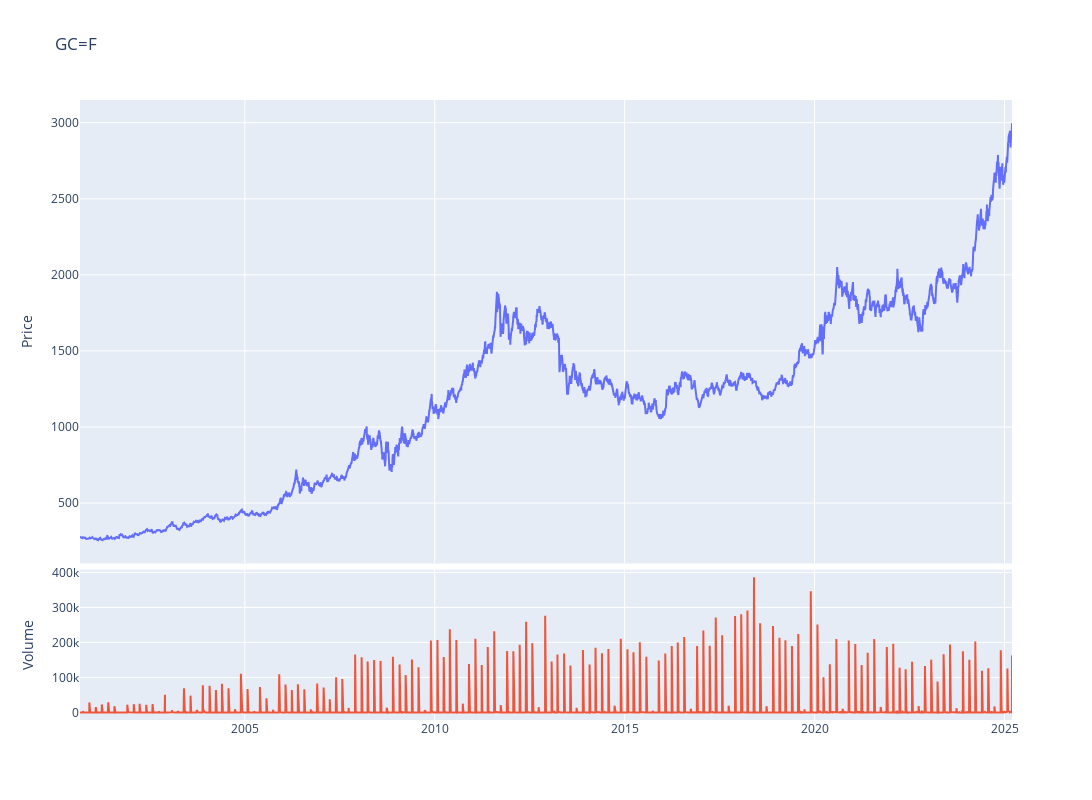

This figure's notebook cell:
### Code cell
fig = make_subplots(rows=4, cols=1,shared_xaxes=True,vertical_spacing=0.01,specs=[[{'rowspan':3,'colspan':1}],[None],[None],[{'rowspan':1,'colspan':1}]])

# Graph (1,1)
fig.add_trace(go.Scatter(x=stock_ticker.index,y=stock_ticker['Adj Close'],mode="lines",name=f"{ticker}"),row=1, col=1)
# Update xaxis properties
fig.update_yaxes(title_text="Price", row=1, col=1)

# Graph (4,1)
fig.add_trace(go.Scatter(x=stock_ticker.index,y=stock_ticker['Volume'],mode="lines",name='Volume'),row=4, col=1)
fig.update_yaxes(title_text="Volume", row=4, col=1)

fig.update_layout(height=800, width=1300,showlegend=False,title=f"{ticker}")

fig.show()

### Figure 1 — Plotly figure (JSON) as saved in the notebook; plotly's stock layout.template omitted (floating-point values rounded to 4 significant figures; data arrays with more than 128 entries replaced by an {"elided": "..."} marker saying what was removed)
{"data": [{"mode": "lines", "name": "GC=F", "type": "scatter", "x": {"elided": "6156 str values"}, "xaxis": "x", "y": {"elided": "6156 float values"}, "yaxis": "y"}, {"mode": "lines", "name": "Volume", "type": "scatter", "x": {"elided": "6156 str values"}, "xaxis": "x2", "y": {"elided": "6156 int values"}, "yaxis": "y2"}], "layout": {"height": 800, "showlegend": false, "title": {"text": "GC=F"}, "width": 1300, "xaxis": {"anchor": "y", "domain": [0, 1], "matches": "x2", "showticklabels": false}, "xaxis2": {"anchor": "y2", "domain": [0, 1]}, "yaxis": {"anchor": "x", "domain": [0.2525, 1], "title": {"text": "Price"}}, "yaxis2": {"anchor": "x2", "domain": [0, 0.2425], "title": {"text": "Volume"}}}}
